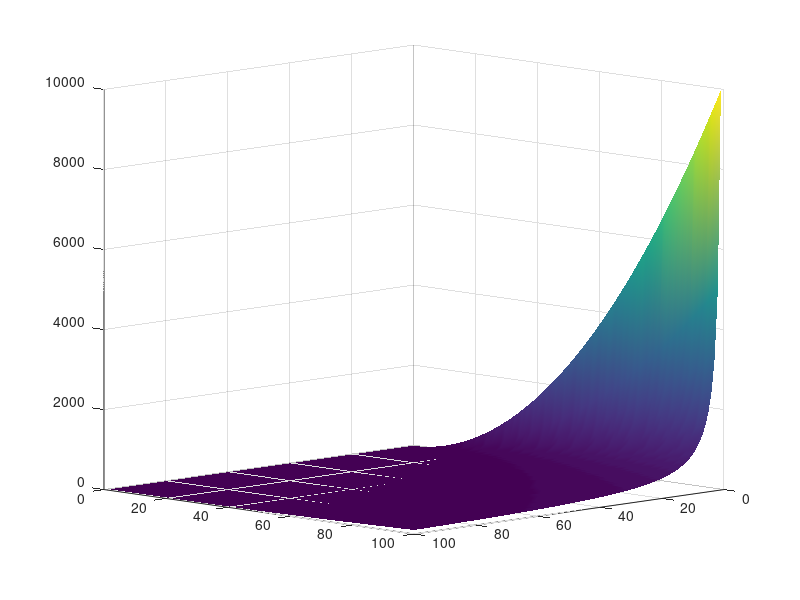

Here is the MATLAB script that generated this plot:
% Caner Topuz
% 090200358
% Review_Q8
clear
close all
clc

x = 0:1:100;
y = 0:1:100;
[x2d,y2d] = meshgrid(x,y);
z = y2d.^2./x2d;

surf(x,y,z);
shading interp;
view([45 45 10]);